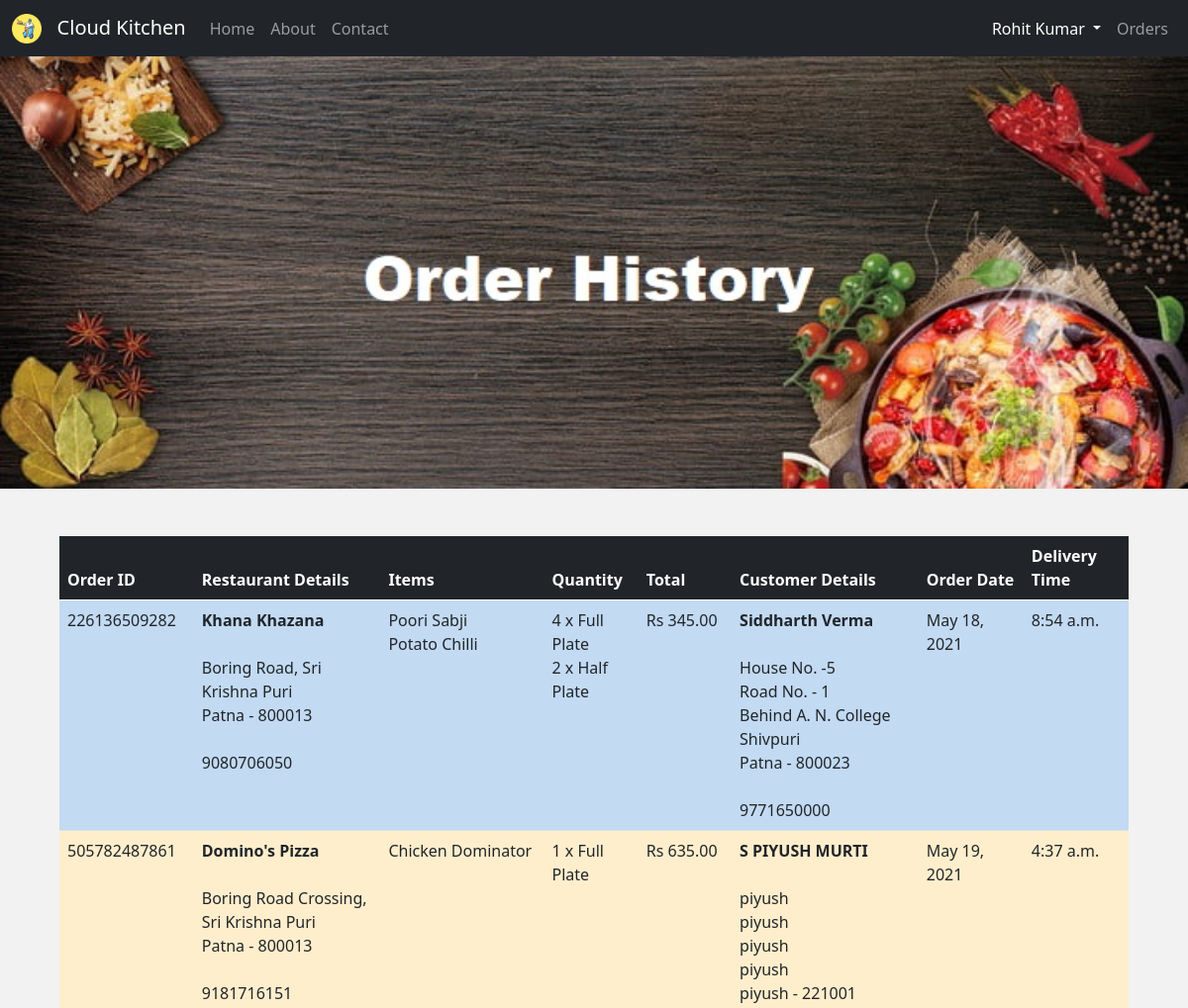
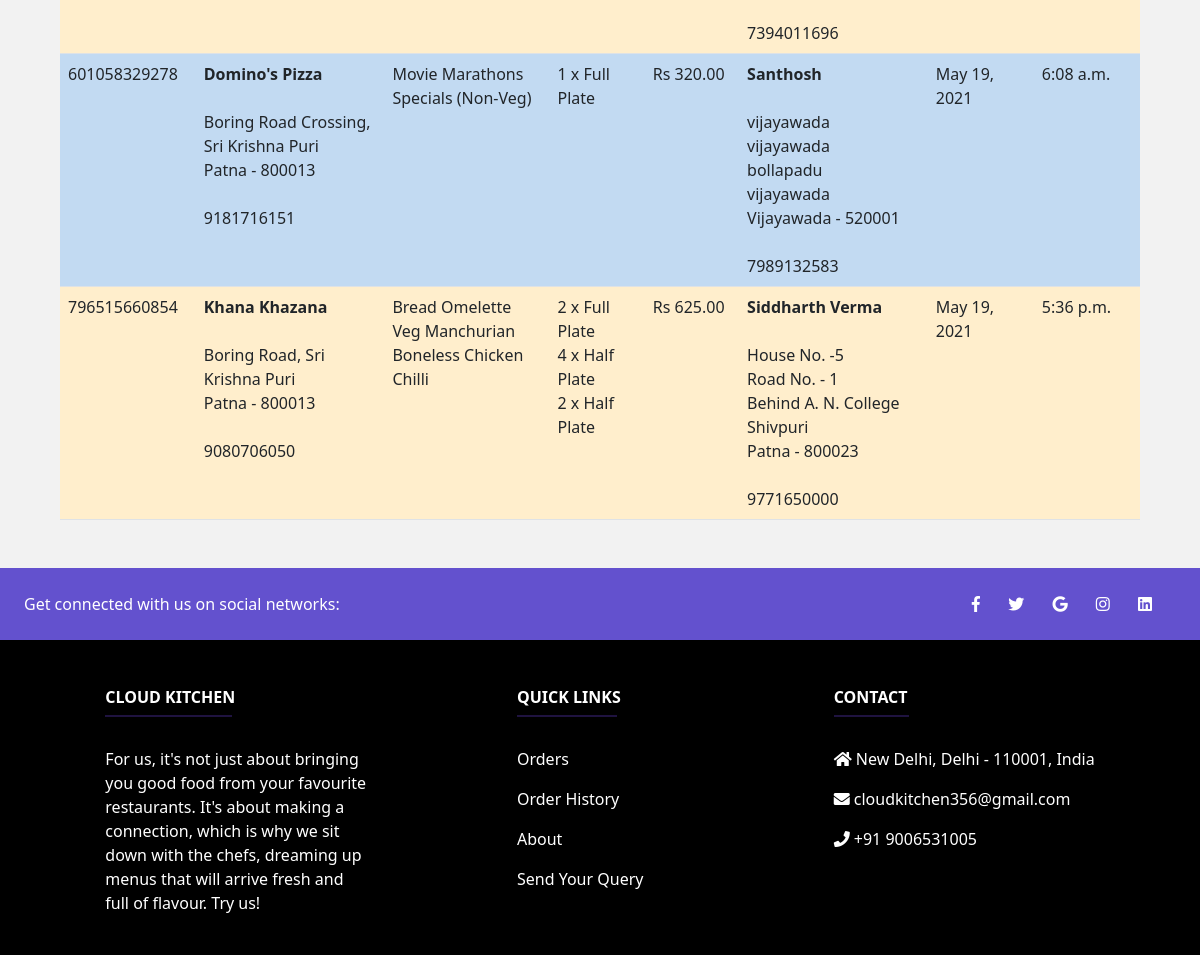
Page /delivery/orderHistory/ (signed in) on the committed database (2 pictures, top to bottom).
### Home/models.py (models this page shows, shortened)
class Delivery(models.Model):
    delivery_id = models.CharField(max_length=6)
    name = models.CharField(max_length=100)
    email = models.EmailField(primary_key=True)
    contact = models.IntegerField()
    address = models.CharField(max_length=100)
    password = models.CharField(max_length=10)
    vehicle_type = models.CharField(max_length=10)
    vehicle_model = models.CharField(max_length=50)
    vehicle_registration_certificate = models.FileField(upload_to=vehicle_registration_certificate_directory_path, blank=True, null=True)
    driving_license = models.FileField(upload_to=driving_license_directory_path, blank=True, null=True)
    status = models.BooleanField(default=False)

class Restaurant(models.Model):
    restaurant_id = models.CharField(max_length=6)
    restaurant_name = models.CharField(max_length=100)
    owner_name = models.CharField(max_length=100)
    address = models.CharField(max_length=100)
    city = models.CharField(max_length=20)
    zip = models.IntegerField()
    restaurant_email = models.EmailField(primary_key=True)
    restaurant_contact = models.IntegerField()
    password = models.CharField(max_length=10)
    cost_for_two = models.DecimalField(max_digits=5, decimal_places=2)
    outlets = models.IntegerField()
    cuisine = models.CharField(max_length=100)
    working_days = models.CharField(max_length=100)
    opening_time = models.IntegerField()
    closing_time = models.IntegerField()
    shop_license = models.FileField(upload_to=shop_license_directory_path)
    fssai = models.FileField(upload_to=fssai_directory_path)
    gstin_pan = models.FileField(upload_to=gstin_pan_directory_path)
    menu = models.FileField(upload_to=menu_directory_path)
    facade = models.ImageField(upload_to=facade_directory_path)
    kitchen = models.ImageField(upload_to=kitchen_directory_path)
    dining_packaging = models.ImageField(upload_to=dining_packaging_directory_path)
    locality = models.ImageField(upload_to=locality_directory_path)
    status = models.BooleanField(default=False)

class User(models.Model):
    name = models.CharField(max_length=100)
    email = models.EmailField(primary_key=True)
    contact = models.IntegerField()
    password = models.CharField(max_length=10)

### Restaurant/models.py (models this page shows)
class Orders(models.Model):
    order_number = models.IntegerField(primary_key=True)
    restaurant = models.ForeignKey(Restaurant, on_delete=models.CASCADE)
    user = models.ForeignKey(User, on_delete=models.CASCADE)
    address = models.ForeignKey(Address, on_delete=models.CASCADE)
    items = models.CharField(max_length=500)
    quantity = models.CharField(max_length=50)
    total = models.DecimalField(max_digits=10, decimal_places=2)
    delivery = models.CharField(max_length=6, blank=True, null=True)
    accepted = models.BooleanField(default=False)
    food_is_being_prepared = models.BooleanField(default=False)
    ready_for_delivery = models.BooleanField(default=False)
    picked_up = models.BooleanField(default=False)
    out_for_delivery = models.BooleanField(default=False)
    delivered = models.BooleanField(default=False)
    date = models.DateField(default="2020-01-01")
    time = models.TimeField(default="00:00:00")

### User/models.py (models this page shows)
class Address(models.Model):
    address_id = models.CharField(max_length=10, primary_key=True)
    user = models.ForeignKey(User, on_delete=models.CASCADE)
    line1 = models.CharField(max_length=100)
    line2 = models.CharField(max_length=100)
    landmark = models.CharField(max_length=50)
    locality = models.CharField(max_length=50)
    city = models.CharField(max_length=20)
    zip = models.IntegerField()

### Delivery/views.py (the view)
# urls.py: path('orderHistory/', views.orderHistory, name="DeliveryOrderHistory"),
def orderHistory(request):
    if 'email' in request.session and Delivery.objects.filter(email=request.session['email']).exists():
        obj = Delivery.objects.get(email=request.session['email'])
        obj1 = Orders.objects.filter(delivery=obj.delivery_id, delivered=True)
        if obj1.exists():
            items = {}
            for i in obj1:
                items[i.order_number] = [j.strip("'") for j in i.items.strip('[]').split(', ')]
            quantity = {}
            for i in obj1:
                quantity[i.order_number] = [j.strip("'") for j in i.quantity.strip('[]').split(', ')]
            return render(request, 'orderHistoryDelivery.html', {'name': obj.name, 'obj': obj1, 'items': items, 'quantity': quantity})
        else:
            obj1 = None
            return render(request, 'orderHistoryDelivery.html', {'name': obj.name, 'obj': obj1})
    else:
        messages.error(request, "Please login first.")
        return redirect('/')

### Delivery/templates/orderHistoryDelivery.html (shortened to what this page needs)
{% extends "deliveryBase.html" %}
{% load static %}
{% block head %}
<link rel="stylesheet" type="text/css" href="{% static 'css/menu.css' %}">
{% endblock %}
{% block profile %} active {% endblock %}
{% block content %}
<img src="{% static 'img/orderHistory.jpg' %}" class="banner">
<link rel="stylesheet" href="https://use.fontawesome.com/releases/v5.0.8/css/all.css">
<br> <br> <br>
{% if obj %}
    <center>
    <table class="table table-striped" style="width: 90%;">
        <thead>
            <tr>
                <th class="table-dark" scope="col" style="width: 10%;">Order ID</th>
                <th class="table-dark" scope="col" style="width: 16%;">Restaurant Details</th>
                <th class="table-dark" scope="col" style="width: 14%;">Items</th>
                <th class="table-dark" scope="col" style="width: 8%;">Quantity</th>
                <th class="table-dark" scope="col" style="width: 8%;">Total</th>
                <th class="table-dark" scope="col" style="width: 16%;">Customer Details</th>
                <th class="table-dark" scope="col" style="width: 9%;">Order Date</th>
                <th class="table-dark" scope="col" style="width: 9%;">Delivery Time</th>
            </tr>
        </thead>
        <tbody>
            {% for i in obj %}
                <tr>
                    <td>{{ i.order_number }}</td>
                    <td>
                        <b>{{ i.restaurant.restaurant_name }}</b> <br> <br>
                        {{ i.restaurant.address }} <br>
                        {{ i.restaurant.city }} - {{ i.restaurant.zip }} <br> <br>
                        {{ i.restaurant.restaurant_contact }}
                    </td>
                    <td>
                        {% for key, value in items.items %}
                            {% if key == i.order_number %}
                                {% for j in value %}
                                    {{ j }} <br>
                                {% endfor %}
                            {% endif %}
                        {% endfor %}
                    </td>
                    <td>
                        {% for key, value in quantity.items %}
                            {% if key == i.order_number %}
                                {% for j in value %}
                                    {{ j }} <br>
                                {% endfor %}
                            {% endif %}
                        {% endfor %}
                    </td>
                    <td>Rs {{ i.total }}</td>
                    <td>
                        <b>{{ i.user.name }}</b> <br> <br>
                        {{ i.address.line1 }} <br>
                        {{ i.address.line2 }} <br>
                        {{ i.address.landmark }} <br>
                        {{ i.address.locality }} <br>
                        {{ i.address.city }} - {{ i.address.zip }} <br> <br>
                        {{ i.user.contact }}
                    </td>
                    <td>
                        {{ i.date }}
                    </td>
                    <td>
                        {{ i.time }}
                    </td>
                </tr>
            {% endfor %}
        </tbody>
    </table>
    </center>
    <br>
{% else %}
    <h1 align="center">No Order History</h1>
    <br> <br>
{% endif %}
<br>
{% endblock %}

### Delivery/templates/deliveryBase.html (shortened to what this page needs)
<!doctype html>
<html lang="en">
  <head>
    {% load static %}
    <link href="https://cdn.jsdelivr.net/npm/bootstrap@5.0.0/dist/css/bootstrap.min.css" rel="stylesheet">
    {% block head %} {% endblock %}
  </head>
  <body>
  <nav class="navbar navbar-expand-lg navbar-dark bg-dark">
    <div class="container-fluid">
      <a class="navbar-brand" href="/delivery">
        <img src="{% static 'img/Logo.png' %}" alt="" width="30" height="30" class="d-inline-block align-text-top">
        &nbsp; Cloud Kitchen
      </a>
      <div class="collapse navbar-collapse" id="navbarSupportedContent">
        <ul class="navbar-nav me-auto mb-2 mb-lg-0">
          <li class="nav-item">
            <a class="nav-link {% block home %} {% endblock %}" aria-current="page" href="/delivery">Home</a>
          </li>
          <li class="nav-item">
            <a class="nav-link {% block about %} {% endblock %}" href="/delivery/about">About</a>
          </li>
          <li class="nav-item">
            <a class="nav-link {% block contact %} {% endblock %}" href="/delivery/contact">Contact</a>
          </li>
        </ul>
        <ul class="navbar-nav ms-auto mb-2 mb-lg-0">
          <li class="nav-item dropdown">
            <a class="nav-link dropdown-toggle {% block profile %} {% endblock %}" id="navbarDropdown" role="button" data-bs-toggle="dropdown" aria-expanded="false"> {{ name }} </a>
          </li>
          <li class="nav-item">
            <a class="nav-link {% block orders %} {% endblock %}" href="/delivery/order">Orders</a>
          </li>
        </ul>
      </div>
    </div>
  </nav>
  {% block content %} {% endblock %}
  <footer class="text-center text-lg-start text-white" style="background-color: black">
    <section class="d-flex justify-content-between p-4" style="background-color: #6351ce">
      <div class="me-5">
        <span>Get connected with us on social networks:</span>
      </div>
      <div>
        <a href="https://www.facebook.com/" class="text-white me-4"><i class="fab fa-facebook-f"></i></a>
        <a href="https://www.twitter.com/" class="text-white me-4"><i class="fab fa-twitter"></i></a>
        <a href="https://mail.google.com/" class="text-white me-4"><i class="fab fa-google"></i></a>
        <a href="https://www.instagram.com/" class="text-white me-4"><i class="fab fa-instagram"></i></a>
        <a href="https://www.linkedin.com/" class="text-white me-4"><i class="fab fa-linkedin"></i></a>
      </div>
    </section>
    <section class="">
      <div class="container text-center text-md-start mt-5">
        <div class="row mt-3">
          <div class="col-md-3 col-lg-4 col-xl-3 mx-auto mb-4">
            <h6 class="text-uppercase fw-bold">Cloud Kitchen</h6>
            <hr class="mb-4 mt-0 d-inline-block mx-auto" style="width: 127px; background-color: #7c4dff; height: 2px" />
            <p>
              For us, it's not just about bringing you good food from your favourite restaurants. It's about making a
              connection, which is why we sit down with the chefs, dreaming up menus that will arrive fresh and full of
              flavour. Try us!
            </p>
          </div>
          <div class="col-md-3 col-lg-2 col-xl-2 mx-auto mb-4">
            <h6 class="text-uppercase fw-bold">Quick links</h6>
            <hr class="mb-4 mt-0 d-inline-block mx-auto" style="width: 100px; background-color: #7c4dff; height: 2px" />
            <p> <a href="/delivery/order" class="text-white" style="text-decoration:none">Orders</a> </p>
            <p> <a href="/delivery/orderHistory" class="text-white" style="text-decoration:none">Order History</a> </p>
            <p> <a href="/delivery/about" class="text-white" style="text-decoration:none">About</a> </p>
            <p> <a href="/delivery/contact" class="text-white" style="text-decoration:none">Send Your Query</a> </p>
          </div>
          <div class="col-md-4 col-lg-3 col-xl-3 mx-auto mb-md-0 mb-4">
            <h6 class="text-uppercase fw-bold">Contact</h6>
            <hr class="mb-4 mt-0 d-inline-block mx-auto" style="width: 75px; background-color: #7c4dff; height: 2px" />
            <p> <i class="fas fa-home mr-3"></i> New Delhi, Delhi - 110001, India </p>
            <p> <i class="fas fa-envelope mr-3"></i> cloudkitchen356@gmail.com </p>
            <p> <i class="fas fa-phone mr-3"></i> +91 9006531005 </p>
          </div>
        </div>
      </div>
    </section>
  </footer>
  </body>
</html>

### Restaurant/static/css/menu.css (style rules this page uses)
.banner { width: 1519px; max-height: 500px; max-width: 100%; }
body { background-color: #f2f2f2; }
.table { margin-bottom: 0px; }
.table-striped>tbody>tr:nth-child(odd)>td { background-color: #cce6ff; }
.table-striped>tbody>tr:nth-child(even)>td { background-color: #ffeecc; }

### rows in the picture
Delivery: name "Rohit Kumar"
Orders: order_number "226136509282", restaurant.restaurant_name "Khana Khazana", restaurant.address "Boring Road, Sri Krishna Puri", restaurant.city "Patna", restaurant.zip "800013", restaurant.restaurant_contact "9080706050", value "Poori Sabji" "Potato Chilli", value "4 x Full Plate" "2 x Half Plate", total "345.00", user.name "Siddharth Verma", address.line1 "House No. -5", address.line2 "Road No. - 1", address.landmark "Behind A. N. College", address.locality "Shivpuri", address.city "Patna", address.zip "800023", user.contact "9771650000", date "May 18, 2021", time "8:54 a.m."
Orders: order_number "505782487861", restaurant.restaurant_name "Domino's Pizza", restaurant.address "Boring Road Crossing, Sri Krishna Puri", restaurant.city "Patna", restaurant.zip "800013", restaurant.restaurant_contact "9181716151", value "Chicken Dominator", value "1 x Full Plate", total "635.00", user.name "S PIYUSH MURTI", address.line1 "piyush", address.line2 "piyush", address.landmark "piyush", address.locality "piyush", address.city "piyush", address.zip "221001", user.contact "7394011696", date "May 19, 2021", time "4:37 a.m."
Orders: order_number "601058329278", restaurant.restaurant_name "Domino's Pizza", restaurant.address "Boring Road Crossing, Sri Krishna Puri", restaurant.city "Patna", restaurant.zip "800013", restaurant.restaurant_contact "9181716151", value "Movie Marathons Specials (Non-Veg)", value "1 x Full Plate", total "320.00", user.name "Santhosh", address.line1 "vijayawada", address.line2 "vijayawada", address.landmark "bollapadu", address.locality "vijayawada", address.city "Vijayawada", address.zip "520001", user.contact "7989132583", date "May 19, 2021", time "6:08 a.m."
Orders: order_number "796515660854", restaurant.restaurant_name "Khana Khazana", restaurant.address "Boring Road, Sri Krishna Puri", restaurant.city "Patna", restaurant.zip "800013", restaurant.restaurant_contact "9080706050", value "Bread Omelette" "Veg Manchurian" "Boneless Chicken Chilli", value "2 x Full Plate" "4 x Half Plate" "2 x Half Plate", total "625.00", user.name "Siddharth Verma", address.line1 "House No. -5", address.line2 "Road No. - 1", address.landmark "Behind A. N. College", address.locality "Shivpuri", address.city "Patna", address.zip "800023", user.contact "9771650000", date "May 19, 2021", time "5:36 p.m."
